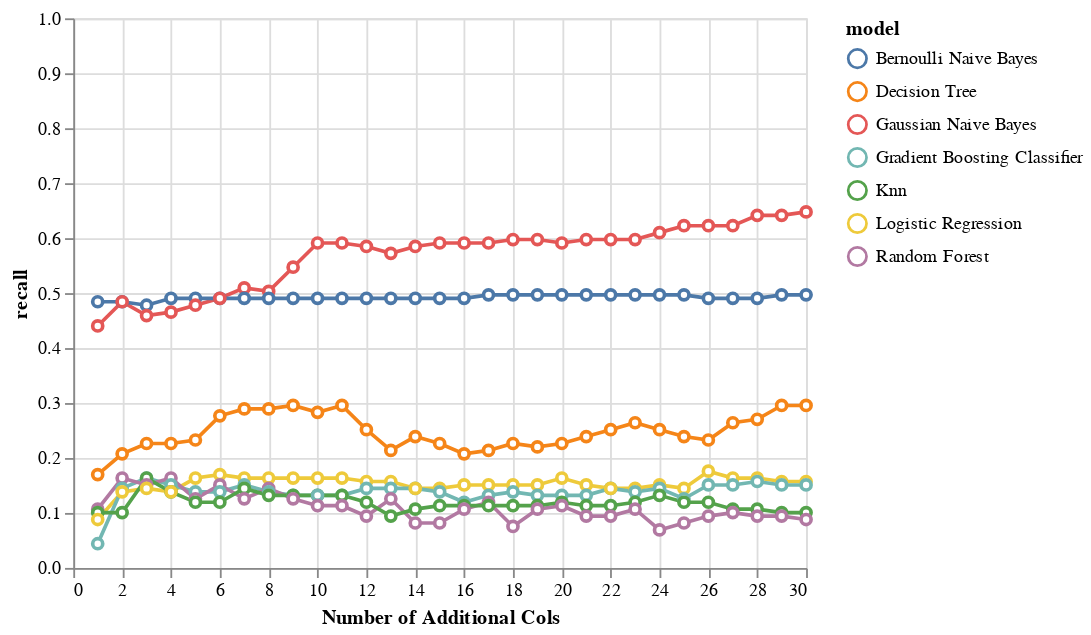

The code cell stored with this chart in its notebook:
### Markdown cell above
The chart below shows the incremental value of adding new features when looking at recall of the positive class only. This tells a slightly different story where there is a lot of improvement to the recall as we keep adding features. We notice the precision declines slightly, but ultimately we believe the gain of recall merits keeping the majority of the additional features identified.

### Code cell
perf_subset = perf_by_additional_n_cols_matrix_v1[
    (perf_by_additional_n_cols_matrix_v1['grouping'] == "Depressed (Yes)") &
    (perf_by_additional_n_cols_matrix_v1['additional_col_method'] == "corr_to_mdd_subset_data_v2")
]


alt.Chart(perf_subset).mark_line(
       point={
         "filled": False,
         "fill": "white"
       }
).encode(
    x = alt.X('addl_cols', title="Number of Additional Cols"),
    y = alt.Y('recall', scale=alt.Scale(domain=[0, 1])),
    color = 'model'
)

### Figure 1 — Vega-Lite specification as saved in the notebook (floating-point values rounded to 4 significant figures; data arrays with more than 128 entries replaced by an {"elided": "..."} marker saying what was removed)
{"config": {"view": {"continuousWidth": 400, "continuousHeight": 300}}, "data": {"name": "data-3fc6d9a769ff7e0f10a85b534615550b"}, "mark": {"type": "line", "point": {"filled": false, "fill": "white"}}, "encoding": {"color": {"field": "model", "type": "nominal"}, "x": {"field": "addl_cols", "title": "Number of Additional Cols", "type": "quantitative"}, "y": {"field": "recall", "scale": {"domain": [0, 1]}, "type": "quantitative"}}, "$schema": "https://vega.github.io/schema/vega-lite/v4.17.0.json", "datasets": {"data-3fc6d9a769ff7e0f10a85b534615550b": {"elided": "210 records"}}}
